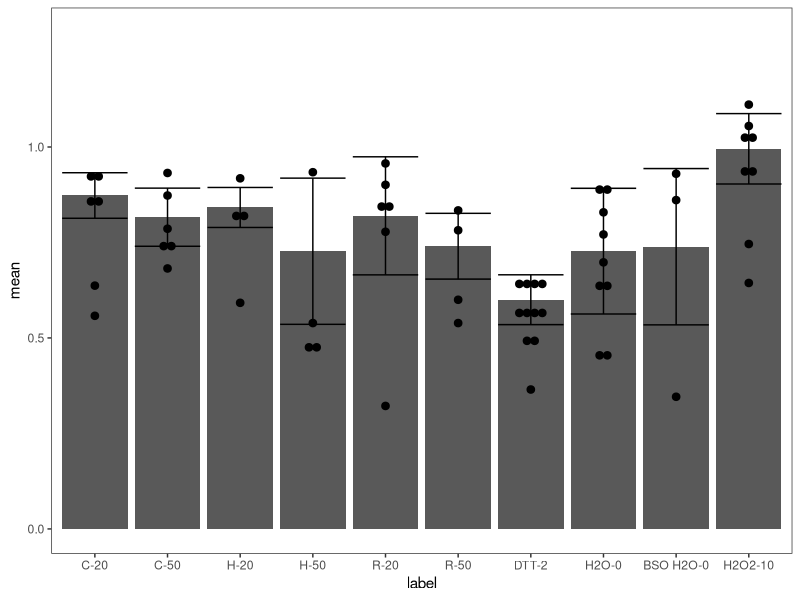

Reproduce this figure in R.
## ---- chunk 1
knitr::opts_chunk$set(echo = TRUE)
## ---- chunk 2
library(tidyverse)
library(multcompView)
weighted.sd <- function(x, wt){
  m <- weighted.mean(x, wt)
  n <- length(wt)
  v <- sum(wt * (x-m)^2) / (sum(wt)*(n/(n-1)))
  return(sqrt(v))
}
## ---- chunk 3
raw.data <- read.csv("img/results/Results.csv")


data <- raw.data %>%
  rename(intensity = Mean) %>%
  filter(substance != "H2O2 15", substance != "H2O2 old") %>%
  mutate(label = paste(substance, concentration, sep="-"))

data.grouped <- data %>%
  group_by(substance, concentration) 

data.summarized <- data.grouped %>%
  summarise(mean = weighted.mean(intensity, Area), sd = weighted.sd(intensity, Area), se = weighted.mean(StdDev, Area)) %>%
  mutate(label = paste(substance, concentration, sep="-"))
data.summarized$label <- factor(data.summarized$label, levels = c("C-20", "C-50", "H-20", "H-50", "R-20", "R-50", "DTT-2", "H2O-0", "BSO H2O-0", "H2O2 old-10", "H2O2-10", "H2O2 15-10"))
## ---- chunk 4
p <- ggplot(data = data.summarized, 
            mapping = aes(x = label,
                          y = mean,
                          ymin = mean-sd,
                          ymax = mean+sd)) +
  theme_bw() +
  theme(panel.grid.major = element_blank(), 
        panel.grid.minor = element_blank()) +
  geom_col() +
  scale_y_continuous(limits = c(0,1.3)) + 
  geom_errorbar() +
  geom_dotplot(binaxis = "y",
               data = data,
               mapping = aes(x = label, y = intensity),
               inherit.aes = FALSE,
               binwidth = 0.05,
               dotsize = 0.4,
               stackdir = "center")
#ggsave("figure.eps", device = "eps")
p
## ---- chunk 5
data.stat <- data %>%
  mutate(label = paste(substance, concentration)) %>%
  filter(!(substance %in% c("BSO H2O")))
anova <- aov(intensity ~ label , data = data.stat)
tukey <- TukeyHSD(anova)
letters <- multcompLetters4(anova, tukey)
